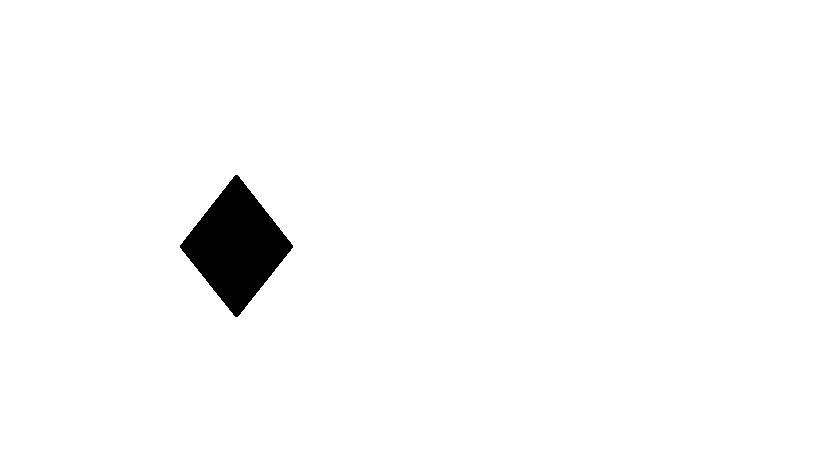
#> input picture 2.jpg, 816 x 460 px
$ python main.py
#> lines starting #> are read from the running program, lines starting #| are printed output that depends on the picture; after the words box and inside, x2 and y2 are one past the last pixel; in counts of white or black regions, pixels touching at a corner belong together
### get_coords.py
import numpy as np
import cv2 as cv
from typing import List


def getcords(img_name: str, cont=True,) -> List:
    """
    Функция возвращает список контуров
    img_name: string with path to image
    cont: True   Возвращается список контуров
          False  Возвращается ссписок всех координат контуров.
    :return: cords : list of coordinates
    Пример вызова
    cords = getcords('filename.jpg')
    """
#> called with img_name = '2.jpg', cont = False
    # параметры цветового фильтра
    cords = []
    hsv_min = np.array((0, 0, 0), np.uint8)
    hsv_max = np.array((10, 10, 10), np.uint8)

    fn = img_name # путь к файлу с картинкой
    img = cv.imread(fn)
#> img is the input picture: shape (460, 816, 3); min 0, max 255, mean 249.4
    hsv = cv.cvtColor(img, cv.COLOR_BGR2HSV) # меняем цветовую модель с BGR на HSV
#> hsv: shape (460, 816, 3); mean H, S, V 0, 0, 249.4
    thresh = cv.inRange(hsv, hsv_min, hsv_max) # применяем цветовой фильтр
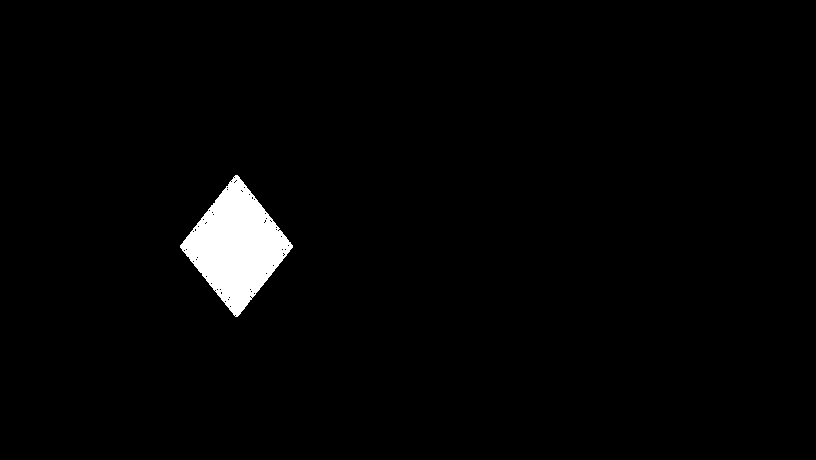
#> thresh: shape (460, 816); 2.2% white; 1 white region
    # ищем контуры и складируем их в переменную contours
    contours, hierarchy = cv.findContours(thresh.copy(), cv.RETR_TREE, cv.CHAIN_APPROX_SIMPLE)
#> contours = 62 contours, 61 with area under 20; largest, box (x1, y1, x2, y2) and area: (180, 175, 293, 317) 8132
    #апроксимация контура

    cnt = contours[0]
#> cnt = contour of 145 points, box (x1, y1, x2, y2) (180, 175, 293, 317), area 8132
    peri = cv.arcLength(cnt, True)
#> peri = 382.6
    cnt = cv.approxPolyDP(cnt, 0.02 * peri, True)
#> cnt = [[235, 175], [180, 247], [237, 316], [292, 245]]
    if cont:
        #Возвращается контур
        return cnt
    else:
        #Возвращается список кординат контура
        for i_cnt in cnt:
            for point in i_cnt:
                x = int(point[0])
                y = int(point[1])
                cords.append((x, y))
#> this loop made 4 passes
#> after the loop, cords = [(235, 175), (180, 247), (237, 316), (292, 245)]
        return cords


# [18 lines left out: function get_delta, not called in this run]


# if __name__ == "__main__":
#  #cords = (getcords('din.png'))
#  #print(cords)
#  print(get_delta('din.png'))

### main.py
import math
from typing import List
from get_coords import getcords


#cr = ((0, 0), (100, 0), (100, 100), (0, 100), (0, 0))
def move_drone(cords: List):
  """
  Фцнкция перемещения дрона, на вход получает список координат

  :param cords: List
  :return: pass
  """

  l = len(cords) - 1
  #Проход по контуру
  #TODO подключить библиотеку управления дроном,
  # и вместо сообщения передовать велечину смещения и направление смещения
  for i, i_cr in enumerate(cords):
    if i < l:
      message = 'stop'
      x1 = i_cr[0]
      x2 = cords[i+1][0]
      y1 = i_cr[1]
      y2 = cords[i+1][1]

      dx = x2 - x1
      dy = y2 - y1

      dxy = math.sqrt(dx * dx + dy * dy)
      print('-'*10)
      print(f'dx: {dx}')
      print(f'dy: {dy}')
      if x2 > x1:
        message = 'move left'
      if x2 < x1:
        message = 'move right'
      if y2 > y1:
        message = 'move up'
      if y2 < y1:
        message = 'move down'

      print(message)
      print(f'длина: {abs(dxy)}')


if __name__ == "__main__":
  cords = getcords('2.jpg', cont=False)
#> cords = [(235, 175), (180, 247), (237, 316), (292, 245)]
  move_drone(cords)
#> in move_drone, `l = len(cords) - 1`: l = 3
#> the loop in move_drone, `for i, i_cr in enumerate(cords):` made 4 passes
#> (i_cr, message, x1, x2, y1, y2, dx, dy) on passes 1 to 3: ((235, 175), 'move up', 235, 180, 175, 247, -55, 72), ((180, 247), 'move up', 180, 237, 247, 316, 57, 69), ((237, 316), 'move down', 237, 292, 316, 245, 55, -71)
#> (printed output is left out)

$ run again, with 1.jpg copied over 2.jpg
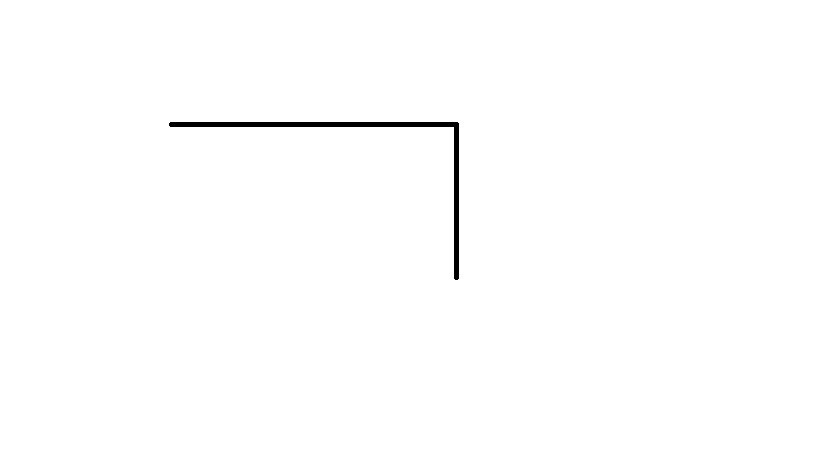
#> input picture 1.jpg, 816 x 460 px
#> in getcords, img is the input picture: shape (460, 816, 3); min 0, max 255, mean 253.5
#> hsv: shape (460, 816, 3); mean H, S, V 0, 0, 253.5
#> in getcords, `thresh = cv.inRange(hsv, hsv_min, hsv_max)`:
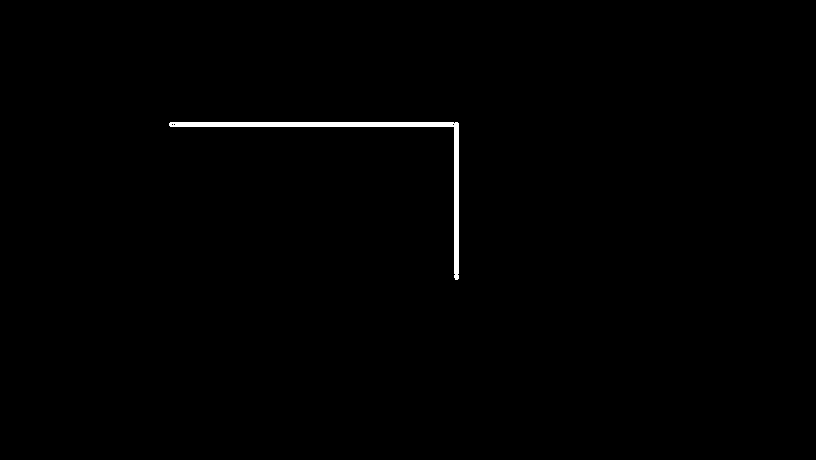
#> thresh: shape (460, 816); 0.59% white; 1 white region
#> contours = 4 contours, 3 with area under 20; largest, box (x1, y1, x2, y2) and area: (169, 122, 459, 280) 1762
#> in getcords, `cnt = contours[0]`: cnt = contour of 22 points, box (x1, y1, x2, y2) (169, 122, 459, 280), area 1762
#> peri = 891
#> in getcords, `cnt = cv.approxPolyDP(cnt, 0.02 * peri, True)`: cnt = [[169, 123], [453, 126], [458, 278], [457, 122]]
#> the loop in getcords, `for i_cnt in cnt:` made 4 passes
#> after the loop in getcords, `for i_cnt in cnt:`: cords = [(169, 123), (453, 126), (458, 278), (457, 122)]
#> l = 3
#> the loop in move_drone, `for i, i_cr in enumerate(cords):` made 4 passes
#> (i_cr, message, x1, x2, y1, y2, dx, dy) on passes 1 to 3: ((169, 123), 'move up', 169, 453, 123, 126, 284, 3), ((453, 126), 'move up', 453, 458, 126, 278, 5, 152), ((458, 278), 'move down', 458, 457, 278, 122, -1, -156)
#> (printed output is left out)
